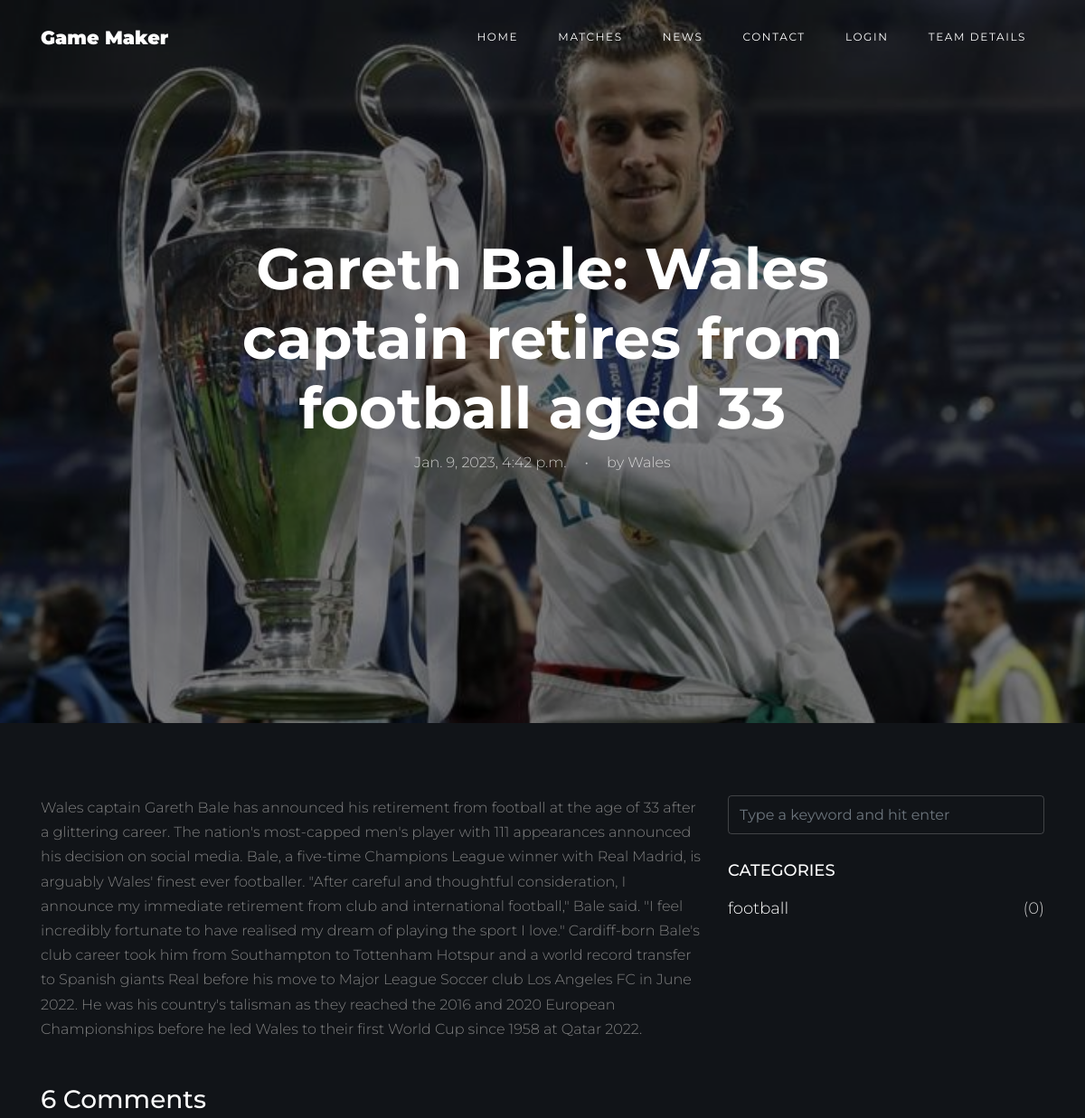
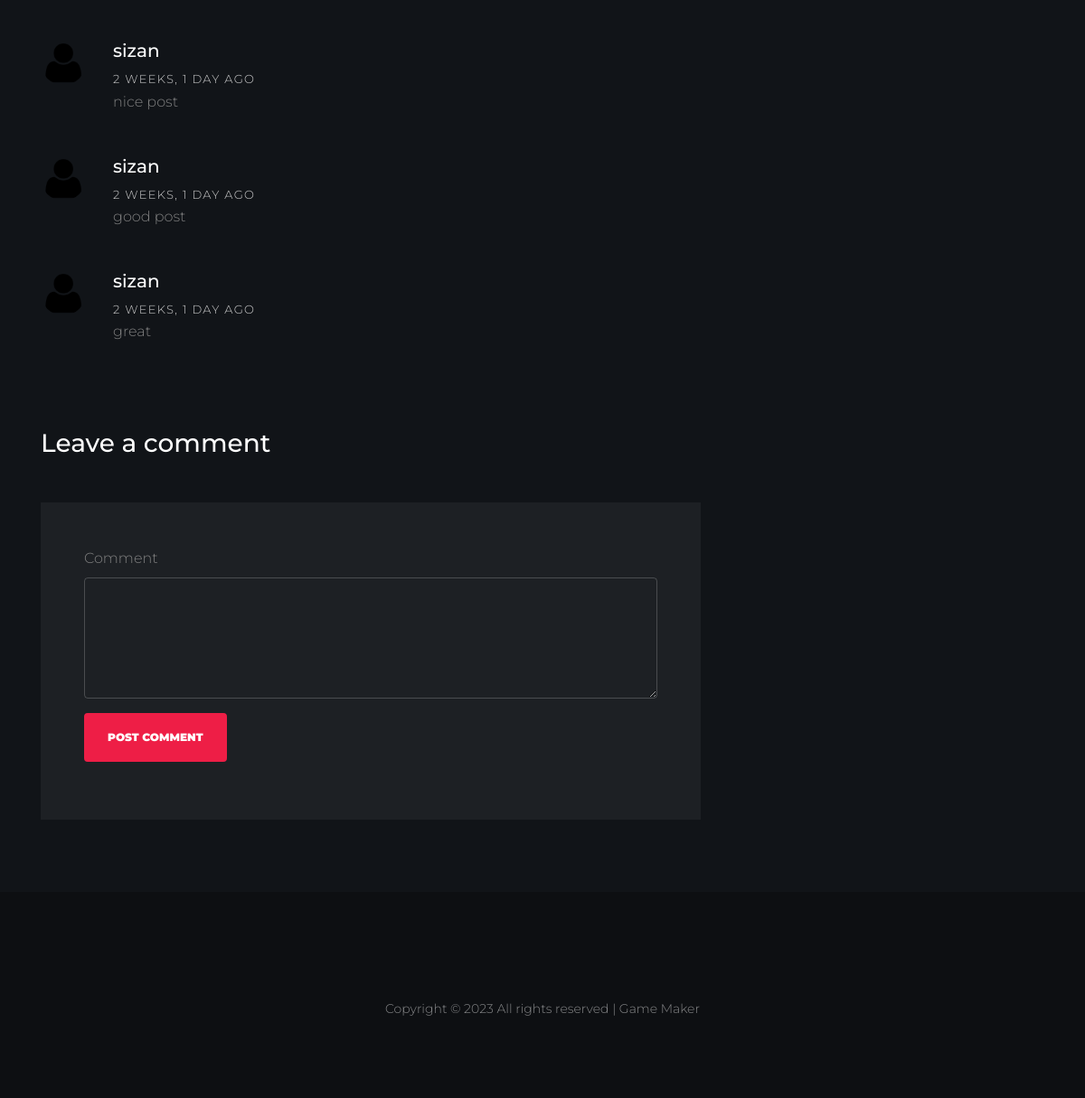
Page /single/Gareth Bale: Wales captain retires from football aged 33 on the committed database (2 pictures, top to bottom).
### home/models.py (models this page shows, shortened)
class Blog(models.Model):
    title=models.CharField(max_length=1000)
    slug=models.CharField(max_length=200)
    category=models.ForeignKey(Category,on_delete=models.CASCADE)
    author=models.CharField(max_length=200)
    content=models.TextField(max_length=1000)
    image=models.ImageField(upload_to='static/home/images')
    timestamp=models.DateTimeField()

class Comment(models.Model):
    sno=models.AutoField(primary_key=True)
    Comment=models.CharField(max_length=200)
    user=models.ForeignKey(User,on_delete=models.CASCADE)
    post=models.ForeignKey(Blog,on_delete=models.CASCADE)
    parents=models.ForeignKey('self',on_delete=models.CASCADE,null=True)
    timestamp=models.DateTimeField(default=now)

class Category(models.Model):
    category_name=models.CharField(max_length=200)
    def __str__(self):
        return f"{self.category_name}"

### home/views.py (the view)
# urls.py: path("single/<str:slug>",views.single,name="single"),
def single(request,slug):
    categories=Category.objects.all()
    post=Blog.objects.filter(slug=slug).first()
    comment=Comment.objects.filter(post=post)
    return render(request, "home/single.html",{
        "post":post,
        "categories":categories,
        "comment":comment,
    })

### templates/home/single.html (shortened to what this page needs)
{% extends 'home/base.html' %}
{% load static %}
{% block body %}
{% load humanize %}
{% load extras %}
<div class="hero overlay" style="background-image: url( '{{post.image.url}}'  );">
  <div class="container">
    <div class="row align-items-center">
      <div class="col-lg-9 mx-auto text-center">
        <h1 class="text-white">{{post.title}}</h1>
        <p><span>{{ post.timestamp }}</span> <span class="mx-3">&bullet;</span> <span>by {{ post.author}}</span></p>
      </div>
    </div>
  </div>
</div>
<div class="site-section first-section">
  <div class="container">
    <div class="row">
      <div class="col-md-8 blog-content">
        {{ post.content }}
        <div class="pt-5">
          <h3 class="mb-5 text-white">6 Comments</h3>
          {% for c in comment %}
          <ul class="comment-list">
            <li class="comment">
              <div class="vcard bio">
                <img src="{% static 'home/images/person_1.png'%} " alt="Image placeholder">
              </div>
              <div class="comment-body">
                <h3>{{ c.user }}</h3>
                <div class="meta">{{c.timestamp|naturaltime }}</div>
                <p>{{ c.Comment }}</p>
              </div>
            </li>
          </ul>
          {% endfor %}
          <div class="comment-form-wrap pt-5">
            <h3 class="mb-5">Leave a comment</h3>
            <form action="{% url 'user_comment' %}" method="post" class="p-5 bg-light">
              <div class="form-group">
                <label for="message">Comment</label>
                <textarea name="comment" id="message" cols="50" rows="5" class="form-control"></textarea>
              </div>
              <div class="form-group">
                <input type="submit" value="Post Comment" class="btn btn-primary py-3 px-4 text-white">
              </div>
            </form>
          </div>
        </div>
      </div>
      <div class="col-md-4 sidebar">
        <div class="sidebar-box">
          <form action="#" class="search-form">
            <div class="form-group">
              <input type="text" class="form-control" placeholder="Type a keyword and hit enter">
            </div>
          </form>
        </div>
        <div class="sidebar-box">
          <div class="categories">
            <h3 class="text-uppercase">Categories</h3>
            {% for category in categories %}
            <li><a href="#">{{ category }} <span>(0)</span></a></li>
            {% endfor %}
          </div>
        </div>
      </div>
    </div>
  </div>
</div>
{% endblock %}

### static/home/css/style.css (style rules this page uses)
body { line-height: 1.7; color: gray; font-weight: 300; background-color: #222831; font-size: 16px; }
a { -webkit-transition: .3s all ease; -o-transition: .3s all ease; transition: .3s all ease; }
h1, h2, h3, h4, h5, .h1, .h2, .h3, .h4, .h5 { font-family: "Montserrat", -apple-system, BlinkMacSystemFont, "Segoe UI", Roboto, "Helvetica Neue", Arial, sans-serif, "Apple Color Emoji", "Segoe UI Emoji", "Segoe UI Symbol", "Noto Color Emoji"; color: #fff; }
.btn { text-transform: uppercase; font-size: 12px; font-weight: 900; border-width: 2px; }
.form-control { height: 43px; border-radius: 4px; background: none; border-width: 1px; color: #fff !important; border-color: rgba(255, 255, 255, 0.2); font-family: "Montserrat", -apple-system, BlinkMacSystemFont, "Segoe UI", Roboto, "Helvetica Neue", Arial, sans-serif, "Apple Color Emoji", "Segoe UI Emoji", "Segoe UI Symbol", "Noto Color Emoji"; }
.site-section { padding: 2.5em 0; }
@media (min-width: 768px) { .site-section { padding: 5em 0; } }
.hero { background-size: cover; background-position: center center; }
.hero, .hero > .container > .row { height: 100vh; min-height: 500px; }
.hero.overlay:before { content: ""; position: absolute; background: rgba(0, 0, 0, 0.5); top: 0; left: 0; right: 0; bottom: 0; }
.hero h1 { font-weight: 700; font-size: 4rem; }
.hero p { color: rgba(255, 255, 255, 0.7); }
.bg-light { background: rgba(255, 255, 255, 0.05) !important; }
.sidebar-box { margin-bottom: 30px; font-size: 15px; width: 100%; float: left; }
.sidebar-box *:last-child { margin-bottom: 0; }
.sidebar-box h3 { font-size: 18px; margin-bottom: 15px; }
.categories li, .sidelink li { position: relative; margin-bottom: 10px; padding-bottom: 10px; border-bottom: 1px dotted rgba(255, 255, 255, 0.3); list-style: none; }
.categories li:last-child, .sidelink li:last-child { margin-bottom: 0; border-bottom: none; padding-bottom: 0; }
.categories li a, .sidelink li a { font-size: 18px; color: #fff; display: block; }
.categories li a span, .sidelink li a span { position: absolute; right: 0; top: 0; color: #ccc; }
.comment-form-wrap { clear: both; }
.comment-list { padding: 0; margin: 0; }
.comment-list li { padding: 0; margin: 0 0 30px 0; float: left; width: 100%; clear: both; list-style: none; }
.comment-list li .vcard { width: 80px; float: left; }
.comment-list li .vcard img { width: 50px; border-radius: 50%; }
.comment-list li .comment-body { float: right; width: calc(100% - 80px); }
.comment-list li .comment-body h3 { font-size: 20px; }
.comment-list li .comment-body .meta { text-transform: uppercase; font-size: 13px; letter-spacing: .1em; color: #ccc; }
.search-form .form-group { position: relative; }
.search-form .form-group input { padding-right: 50px; }

### rows in the picture
Blog: image (picture), title "Gareth Bale: Wales captain retires from football aged 33", timestamp "Jan. 9, 2023, 4:42 p.m.", author "Wales", content "Wales captain Gareth Bale has announced his retirement from football at the age of 33 after a glittering career. The nation's most-capped men's player with 111 appearances announced his decision on social media. Bale, a five-time Champions League winner with Real Madrid, is arguably Wales' finest ever footballer. \"After careful and thoughtful consideration, I announce my immediate retirement from club and international football,\" Bale said. \"I feel incredibly fortunate to have realised my dream of playing the sport I love.\" Cardiff-born Bale's club career took him from Southampton to Tottenham Hotspur and a world record transfer to Spanish giants Real before his move to Major League Soccer…"
Comment: user "sizan", timestamp "2 WEEKS, 1 DAY AGO", Comment "nice post"
Comment: user "sizan", timestamp "2 WEEKS, 1 DAY AGO", Comment "good post"
Comment: user "sizan", timestamp "2 WEEKS, 1 DAY AGO", Comment "great"
Category: category_name "football"
